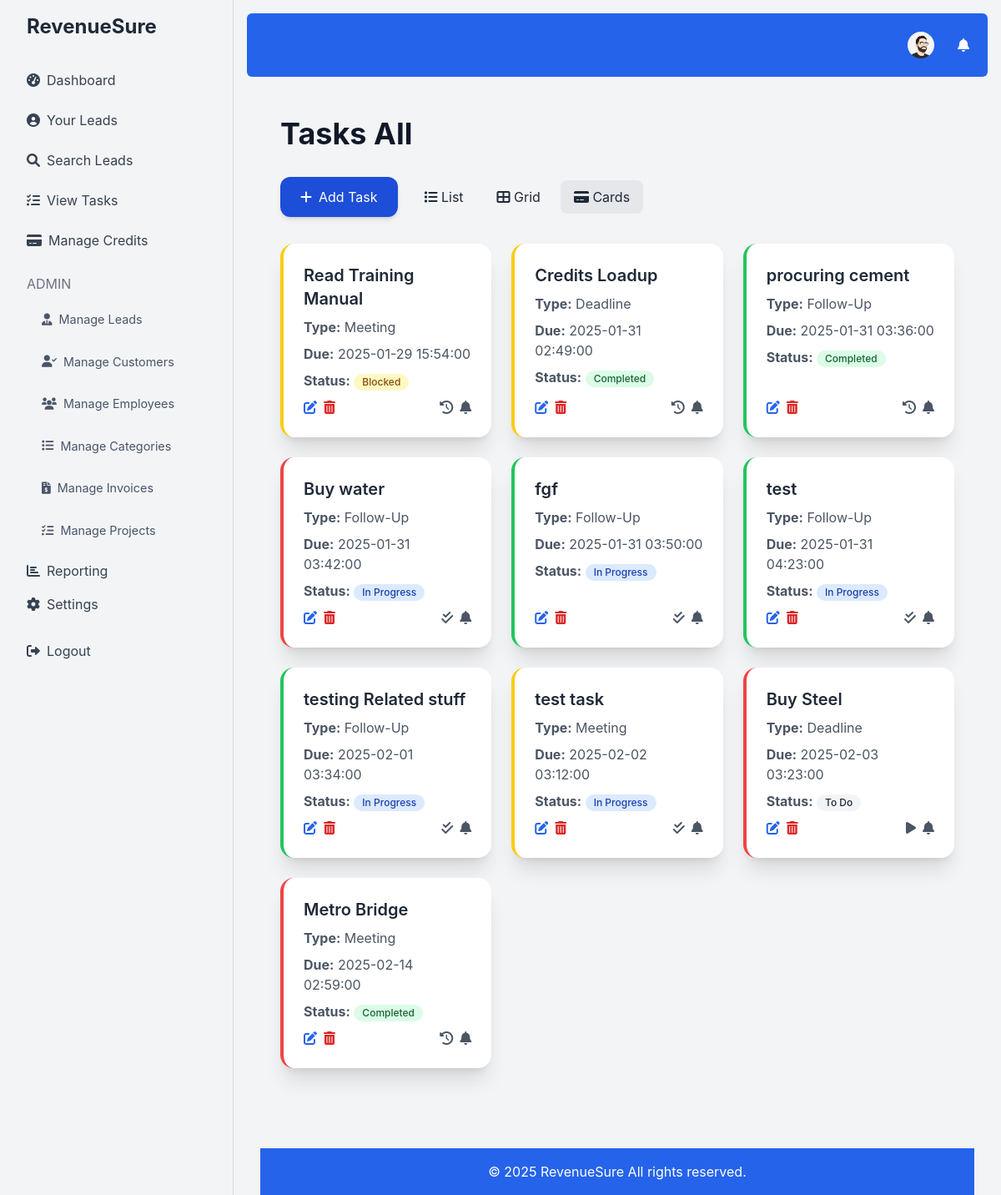
The app's page /view_tasks.php?view=card (signed in), older data.
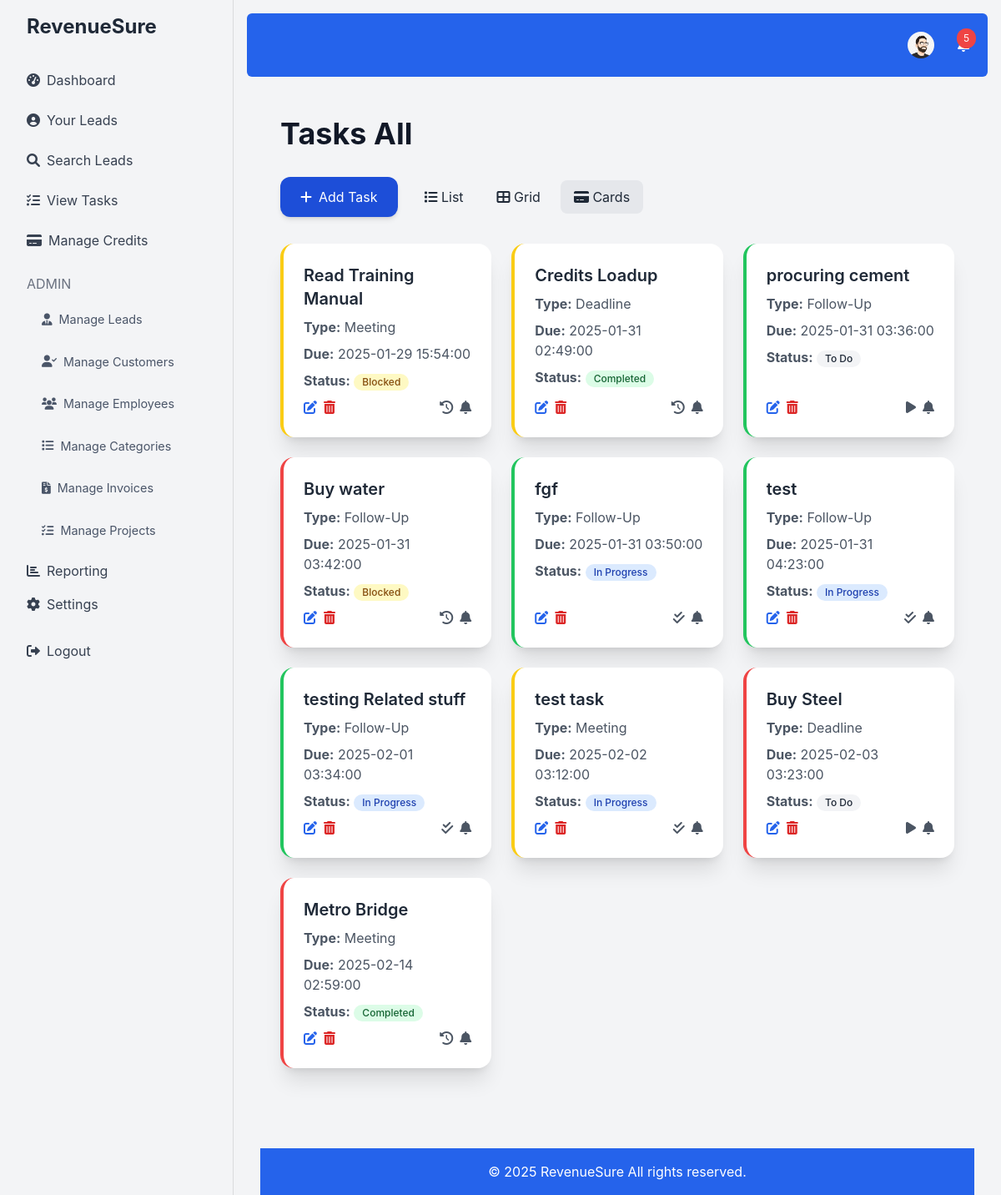
The same page, newer data.
### tables this page shows
CREATE TABLE `tasks` (
  `id` int(11) NOT NULL,
  `lead_id` int(11) DEFAULT NULL,
  `user_id` int(11) NOT NULL,
  `task_id` varchar(50) DEFAULT NULL,
  `task_name` varchar(255) DEFAULT NULL,
  `project_id` int(11) DEFAULT NULL,
  `task_type` enum('Follow-Up','Meeting','Deadline') NOT NULL,
  `description` text DEFAULT NULL,
  `due_date` datetime NOT NULL,
  `status` enum('To Do','In Progress','Completed','Blocked','Canceled','Pending') DEFAULT 'To Do',
  `estimated_hours` decimal(6,2) DEFAULT NULL,
  `billable` tinyint(1) DEFAULT 0,
  `priority` enum('Low','Medium','High') DEFAULT 'Medium',
  `created_at` timestamp NOT NULL DEFAULT current_timestamp()
);

### view_tasks_card.php (the view, shortened to what the changed rows need)
<div class="grid grid-cols-1 md:grid-cols-2 lg:grid-cols-3 gap-6">
<?php if ($tasks): ?>
        <?php foreach ($tasks as $task): ?>
             <div class="bg-white rounded-2xl shadow-xl p-6 flex flex-col justify-between border-l-4  transition hover:shadow-2xl"
                 style="border-left-color:<?php
                      switch ($task['priority']) {
                                case 'Low':
                                    echo '#22c55e';
                                      break;
                                case 'Medium':
                                      echo '#facc15';
                                       break;
                                  case 'High':
                                     echo '#ef4444';
                                       break;
                            }
                 ?>;">
               <div>
                    <h2 class="text-xl font-semibold text-gray-800 mb-2">
                          <?php if($project_id) : ?> <a href="view_task.php?id=<?php echo $task['id']; ?>&project_id=<?php echo $project_id; ?>" class="text-gray-800 hover:underline"> <?php echo htmlspecialchars($task['task_name']); ?></a>
                            <?php elseif($lead_id): ?>
                                  <a href="view_task.php?id=<?php echo $task['id']; ?>&lead_id=<?php echo $lead_id; ?>" class="text-gray-800 hover:underline"> <?php echo htmlspecialchars($task['task_name']); ?></a>
                              <?php else :?>
                                <a href="view_task.php?id=<?php echo $task['id']; ?>" class="text-gray-800 hover:underline"> <?php echo htmlspecialchars($task['task_name']); ?></a>
                            <?php endif; ?>
                    </h2>
                    <p class="text-gray-600 mb-2"><strong>Type:</strong> <?php echo htmlspecialchars($task['task_type']); ?></p>
                    <p class="text-gray-600">
                       <strong>Due:</strong> <?php echo htmlspecialchars($task['due_date']); ?>
                   </p>
                   <p class="text-gray-600 mt-2">
                            <strong>Status:</strong>
                                <span class="inline-flex items-center rounded-full px-2.5 py-0.5 text-xs font-medium
                                    <?php
                                    switch ($task['status']) {
                                        case 'To Do':
                                            echo 'bg-gray-100 text-gray-800';
                                            break;
                                        case 'In Progress':
                                            echo 'bg-blue-100 text-blue-800';
                                            break;
                                        case 'Completed':
                                            echo 'bg-green-100 text-green-800';
                                            break;
                                          case 'Blocked':
                                                echo 'bg-yellow-100 text-yellow-800';
                                               break;
                                    }
                                    ?>
                                    "><?php echo htmlspecialchars($task['status']); ?>
                                </span>
                            </p>
                   </div>
                  <div class="flex justify-between items-center mt-2">
                    <div class="flex space-x-2">
                          <a href="edit_task.php?id=<?php echo $task['id']; ?>" class="text-blue-600 hover:underline"> <i class="fas fa-edit"></i></a>
                         <a href="delete_task.php?id=<?php echo $task['id']; ?>" class="text-red-600 hover:underline"> <i class="fas fa-trash-alt"></i></a>
                     </div>
                    <div class="flex space-x-2">
                          <a href="toggle_task_status.php?id=<?php echo $task['id']; ?>&status=<?php echo $task['status'] === 'To Do' ? 'In Progress' : ($task['status'] === 'In Progress' ? 'Completed' : 'To Do'); ?>" class="text-gray-600 hover:underline">
                             <?php
                                 if ($task['status'] === 'To Do') {
                                      echo '<i class="fas fa-play"></i>';
                                 } else if ($task['status'] === 'In Progress') {
                                      echo '<i class="fas fa-check-double"></i>';
                                   }else {
                                        echo '<i class="fas fa-history"></i>';
                                   }
                                ?>
                           </a>
                              <a href="add_reminder.php?id=<?php echo $task['id']; ?>&due_date=<?php echo urlencode($task['due_date']); ?>" class="text-gray-600 hover:underline"> <i class="fas fa-bell"></i></a>
                    </div>
                   </div>
            </div>
         <?php endforeach; ?>
    <?php else : ?>
        <p class="text-gray-600 text-center">No tasks found.</p>
    <?php endif; ?>
</div>

### header.php (shortened to what the changed rows need)
<!DOCTYPE html>
<html lang="en">
<head>
    <script src="https://cdn.tailwindcss.com"></script>
    <link href="https://cdnjs.cloudflare.com/ajax/libs/font-awesome/6.0.0-beta3/css/all.min.css" rel="stylesheet">
     <link rel="stylesheet" href="https://cdnjs.cloudflare.com/ajax/libs/animate.css/4.1.1/animate.min.css"/>
</head>
<body class="bg-gray-100">
    <div class="flex h-screen fade-in-up">
        <div class="flex-1 p-4 fade-in">
            <nav class="bg-blue-600 p-4 text-white mb-6 rounded-md">
                <div class="container mx-auto flex justify-end items-center">
                    <?php if (isset($_SESSION['user_id'])): ?>
                         <div class="relative top-nav-button mr-4 hover:bg-white/10 p-1.5 rounded-full transition-colors" >
                            <button id="profileButton" class="relative flex items-center">
                                <?php
                                $stmt = $conn->prepare("SELECT profile_picture FROM users WHERE id = :user_id");
                                $stmt->bindParam(':user_id', $_SESSION['user_id']);
                                $stmt->execute();
                                $user = $stmt->fetch(PDO::FETCH_ASSOC);
                                $profile_picture = $user['profile_picture'];
                                if ($profile_picture) : ?>
                                    <img src="<?php echo $profile_picture; ?>" alt="Profile Picture" class="rounded-full w-8 h-8 object-cover">
                                <?php else : ?>
                                    <i class="fas fa-user-circle fa-lg"></i>
                                <?php endif; ?>
                            </button>
                         </div>
                         <div class="relative top-nav-button hover:bg-white/10 p-1.5 rounded-full transition-colors">
                            <button id="notificationButton" class="hover:underline relative">
                                <i class="fas fa-bell"></i>
                                <?php
                                $stmt = $conn->prepare("SELECT COUNT(*) as unread FROM notifications WHERE user_id = :user_id AND is_read = 0");
                                $stmt->bindParam(':user_id', $_SESSION['user_id']);
                                $stmt->execute();
                                $unread = $stmt->fetch(PDO::FETCH_ASSOC)['unread'];
                                if ($unread > 0) : ?>
                                    <span class="bg-red-500 text-white text-xs px-2 py-1 rounded-full absolute -top-2 -right-2"><?php echo $unread; ?></span>
                                <?php endif; ?>
                            </button>
                        </div>
                   <?php endif; ?>
                </div>
            </nav>
             <div class="container mx-auto px-4">

Row changes from the older to the newer data that the page shows:
changed tasks "procuring cement": status "Completed" → "To Do"
changed tasks "Buy water": status "In Progress" → "Blocked"
Text that changed along with them:
$unread: (not shown) → "5"
